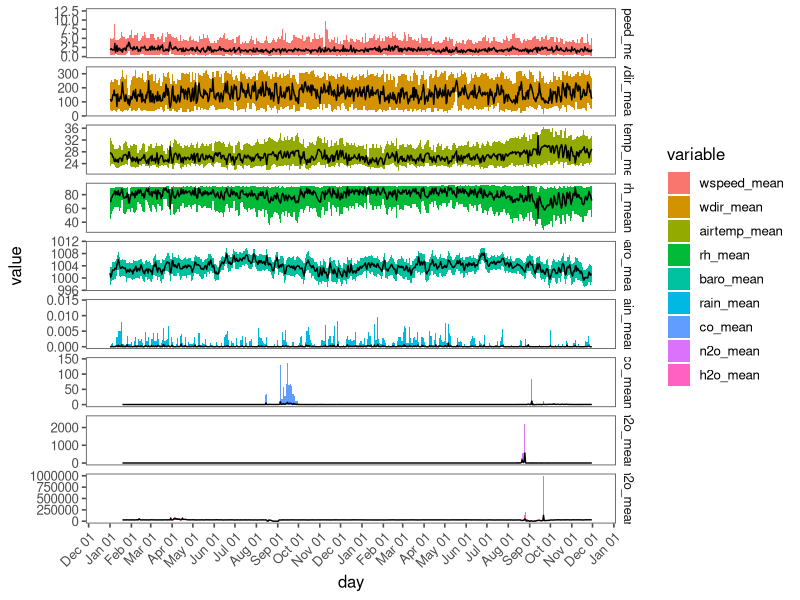
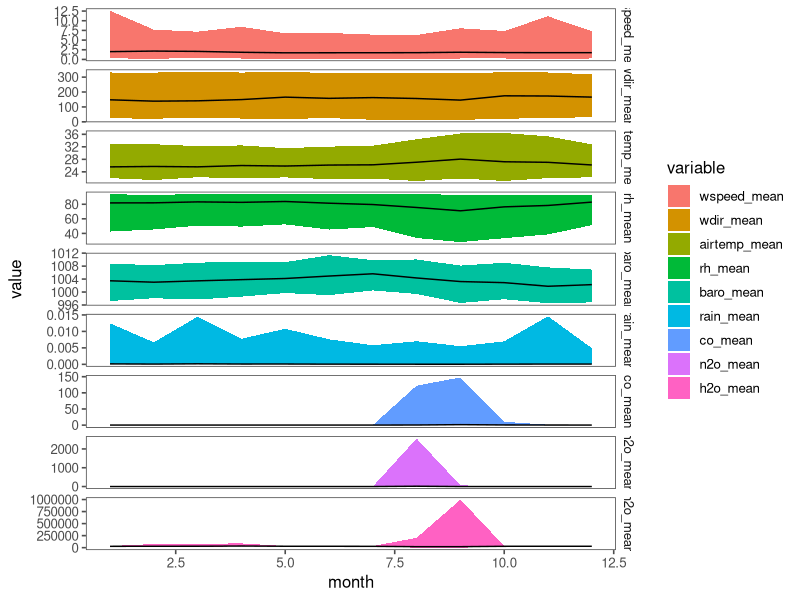
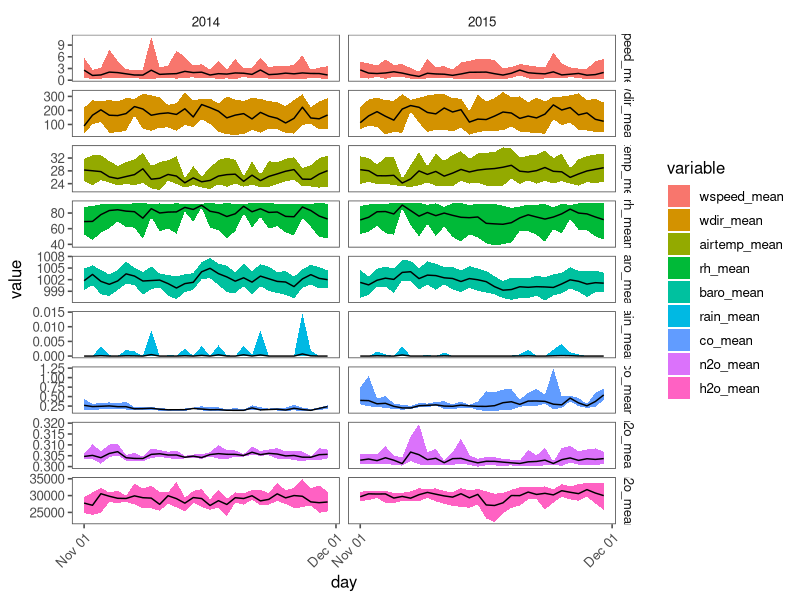
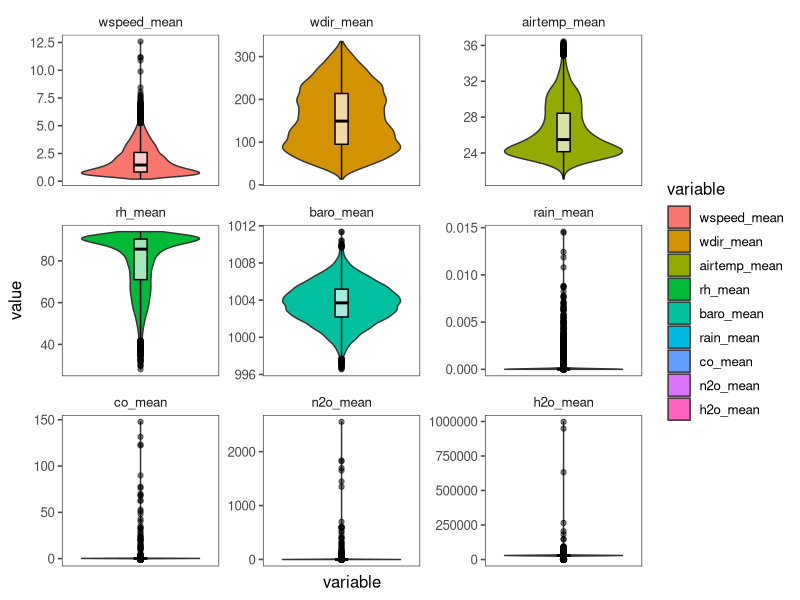
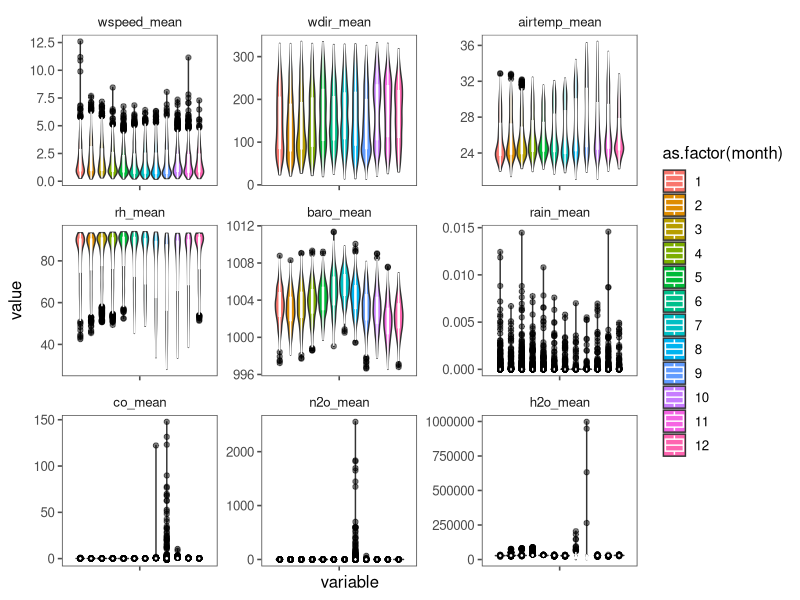

Write the R code that produced these figures, in order. (Note: this script raises an error after producing the figures.)
library(data.table)
library(ggplot2)
library(ggthemes)

fulldata <- fread("../data/allvariables.tsv") # Fast read data.table
setnames(fulldata, tolower(colnames(fulldata))) # Lowercase column names

## Data Formatting ##
fulldata[, day_hour := as.POSIXct(strptime(paste(day, hour, sep=" "), "%Y-%m-%d %H"))] 
fulldata[, day := as.Date(day)]
fulldata[, month := as.numeric(format.Date(day, "%m"))]
fulldata[, year := as.numeric(format.Date(day, "%Y"))]

m.fulldata <- melt(fulldata[], id=c('day_hour', 'day', 'hour', 'month', 'year')) # Melts wide data.table
m.fulldata[, c("measured_var", "stats") := tstrsplit(variable, "_", fixed=T)]
m.fulldata[is.infinite(value), value := NA]


## Exploratory plots by day and month ##
granularity <- c('day', 'month')
sapply(granularity, function(gran){
	pdf(paste0(gran, '_summary.pdf'), h=10, w=10)
	g <- ggplot(m.fulldata[stats=='mean'], aes(get(gran), value, group=variable)) +
				stat_summary(fun.ymax=max, fun.ymin=min, geom='ribbon', aes(fill=variable)) +
				stat_summary(fun.y=mean, geom='line', color='black') + theme_few() +
				theme_few() + 
				facet_grid(variable~., scales="free") + xlab(gran) 
	if(gran == 'day'){
		g <- g + scale_x_date(date_breaks='1 month', date_labels = "%b %d") +
			     theme(axis.text.x=element_text(angle=45, hjust=1))
	}
	print(g)
	dev.off()
})
# November appears to be the month with less outliers and less NA values #

sapply(granularity[1], function(gran){
	pdf(paste0(gran, '_nov_summary.pdf'), h=10, w=10)
	g <- ggplot(m.fulldata[stats=='mean' & month==11], aes(get(gran), value, group=variable)) +
				stat_summary(fun.ymax=max, fun.ymin=min, geom='ribbon', aes(fill=variable)) +
				stat_summary(fun.y=mean, geom='line', color='black') + theme_few() +
				theme_few() + 
				facet_grid(variable~year, scales="free") + xlab(gran) 
	if(gran == 'day'){
		g <- g + scale_x_date(date_breaks='1 month', date_labels = "%b %d") +
			     theme(axis.text.x=element_text(angle=45, hjust=1))
	}
	print(g)
	dev.off()
})


# Variables distribuition
pdf('outliers.pdf', w=10, h=10)
g <- ggplot(m.fulldata[stats=="mean"], aes(x=variable, y=value, fill=variable)) +
						geom_violin() + 
						geom_boxplot(width=0.1, alpha=0.65,
							  fill="white", colour="black", 
							  outlier.color='black', outlier.alpha=0.5) +
						facet_wrap(~variable, scales="free") + theme_few() +
						theme(axis.text.x=element_blank(), axis.ticks.x=element_blank())
print(g)
dev.off()

# You can filter m.fulldata for specific months
pdf('outliers_months.pdf', w=13, h=10)
g <- ggplot(m.fulldata[stats=="mean"], aes(x=variable, y=value, fill=as.factor(month))) +
						geom_violin(position=position_dodge(1)) + 
						geom_boxplot(width=0.1, alpha=0.65,
							  colour="white", aes(fill=as.factor(month)), 
							  outlier.color='black', outlier.alpha=0.5, position=position_dodge(1)) +
						#scale_fill_manual(values=c('steelblue3', 'springgreen2'), labels = c('Nov', 'Dec'), name='Months') +
						facet_wrap(~variable, scales="free") + theme_few() + theme(axis.text.x=element_blank())
print(g)
dev.off()

pdf('correlations.pdf', h=10, w=10)
g <- ggpairs(fulldata[, grep('mean', colnames(fulldata)), with=F],
		lower=list(continuous=wrap('points', size=0.4, alpha=0.3))) + 
		theme_few()
print(g)
dev.off()

# Aggregating values by day
daymean <- m.fulldata[stats=="mean", .(mean=mean(value)), by=c("measured_var", "day")][, mean]
fulldt_day <- m.fulldata[, .(max=max(value), min=min(value)), by=c('day', 'measured_var')][, mean := daymean]

# filtering date by month
#m.fulldata[format.Date(day, "%m") == "10"]
